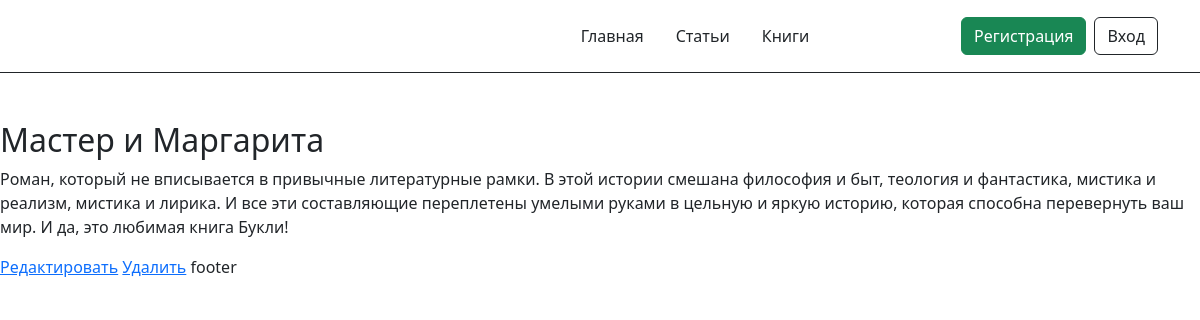
The app's page /books/2, older data.
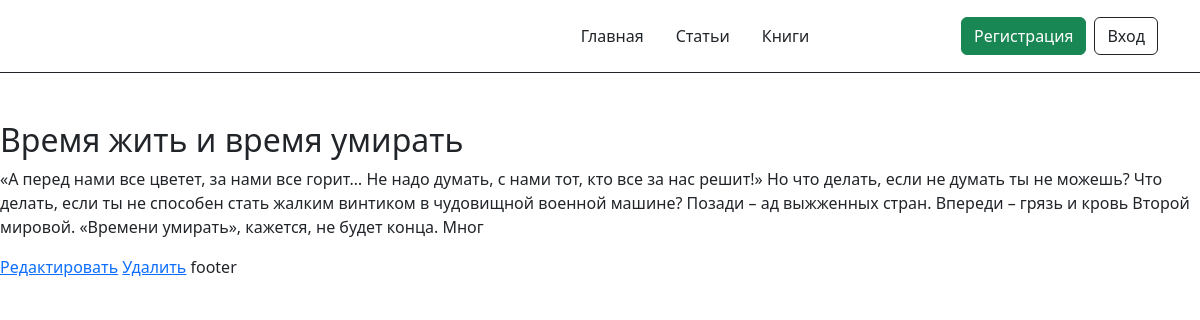
The same page, newer data.
### classviewshome/models.py (models this page shows, shortened)
class Book(models.Model):
    title = models.CharField(max_length=100, verbose_name="Заголовок")
    description = models.CharField(max_length=340, verbose_name="Описание")
    article = models.ManyToManyField(Article, verbose_name="Статьи")

### classviewshome/views.py (the view)
# urls.py: path('books/<int:pk>', BookDetailView.as_view(), name='book_detail'),
class BookDetailView(DetailView):
    model = Book

### classviewshome/templates/classviewshome/book_detail.html
{% extends 'base.html' %}
{% block content %}
    <h2>{{ book.title }}</h2>
    <p>{{ book.description}}</p>
    <a href="{% url 'update_book' book.pk %}">Редактировать</a>
    <a href="{% url 'delete_book' book.pk %}">Удалить</a>
{% endblock content %}

Row changes from the older to the newer data that the page shows:
changed Book: title "Мастер и Маргарита" → "Время жить и время умирать"; description "Роман, который не вписывается в привычные литературные рамки. В этой истории смешана философия и быт, теология и фантастика, мистика и реализм, мистика и лирика. И все эти составляющие переплетены умелыми руками в цельную и яркую историю, которая способна перевернуть ваш мир. И да, это любимая книга Букли!" → "«А перед нами все цветет, за нами все горит… Не надо думать, с нами тот, кто все за нас решит!» Но что делать, если не думать ты не можешь? Что делать, если ты не способен стать жалким винтиком в чудовищной военной машине? Позади – ад выжженных стран. Впереди – грязь и кровь Второй мировой. «Времени умирать», кажется, не будет конца. Мног"
